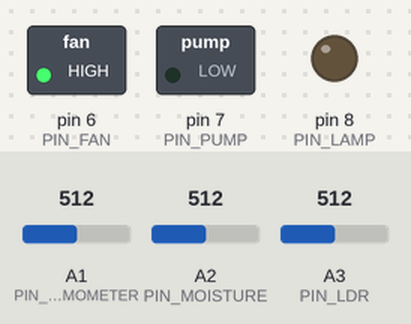
The sketch below on a simulated Arduino Uno, built with avr-gcc and run on an emulated ATmega328P. Shown: switched loads named in the sketch (green lamp = pin HIGH), output pins drawn as LEDs (lit = HIGH). The test bench sets the inputs (shaded band); at power-on: A1 (PIN_THERMOMETER) = 512, A2 (PIN_MOISTURE) = 512, A3 (PIN_LDR) = 512. Pins used as bus, display or sensor lines are not drawn; what the sketch prints to the serial monitor is not drawn.

Above: at 1.5 s.
At 5.5 s:
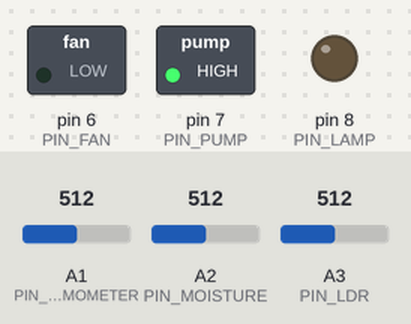
At 8.5 s:
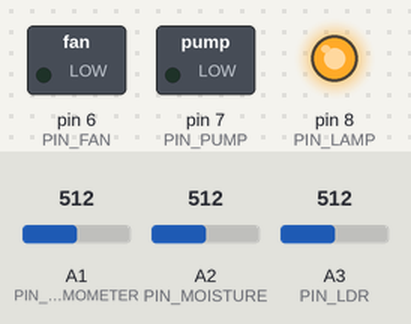
At 9.5 s:
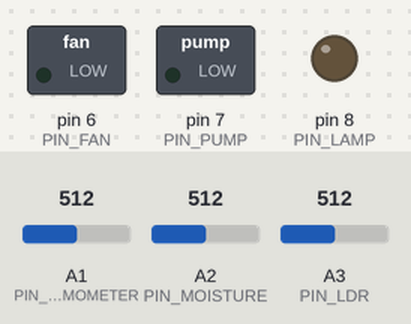
Timing chart, 0 to 13.0 s (numbered marks = the images above):
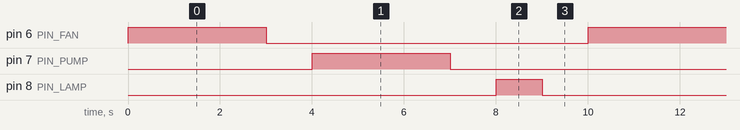

Measured:
- by itself, pin 6 (PIN_FAN), pin 7 (PIN_PUMP): alternates HIGH for 3.0 s and LOW for 7.0 s
- by itself, pin 8 (PIN_LAMP): alternates HIGH for 1.0 s and LOW for 9.0 s
- by itself, everything shown: repeats every 10.0 s, in 6 steps

The sketch:

sensor_testing.ino
```cpp
#define PIN_THERMOMETER 1
#define PIN_MOISTURE 2
#define PIN_LDR 3

#define PIN_FAN 6
#define PIN_PUMP 7
#define PIN_LAMP 8

int val;
String out;

void setup(){
  Serial.begin(9600);
  pinMode(PIN_FAN,OUTPUT);
  pinMode(PIN_PUMP,OUTPUT);
  pinMode(PIN_LAMP,OUTPUT);

  pinMode(13, OUTPUT); // debug
}

void toggleWithDelay(int pin,int delayLength){
  digitalWrite(pin, HIGH);
  delay(delayLength);
  digitalWrite(pin, LOW);
  delay(1000);
}

void loop(){
  digitalWrite(13, HIGH);
  val = analogRead(PIN_THERMOMETER);
  Serial.println("Temperature: "+String(val));

  val = analogRead(PIN_MOISTURE);
  Serial.println("Moisture: "+String(val));

  val = analogRead(PIN_LDR);
  Serial.println("Light: "+String(val));
  digitalWrite(13, LOW);

  toggleWithDelay(PIN_FAN,3000);
  toggleWithDelay(PIN_PUMP,3000);
  toggleWithDelay(PIN_LAMP,1000);
}
```
